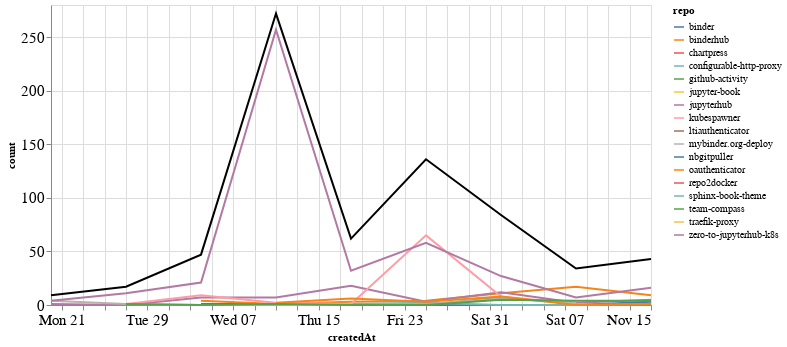

The notebook cell saved with this chart:
### Markdown cell above
## Comments

### Code cell
comments_time = comments.groupby('repo').resample('W', on='createdAt').count()['author'].reset_index()
comments_time = comments_time.rename(columns={'author': 'count'})
comments_time_total = comments_time.groupby('createdAt').agg({"count": "sum"}).reset_index()
ch1 = alt.Chart(comments_time, width=600).mark_line().encode(
    x='createdAt',
    y='count',
    color='repo',
    tooltip="repo"
)

ch2 = alt.Chart(comments_time_total, width=600).mark_line(color="black").encode(
    x='createdAt',
    y='count',
)

ch1 + ch2

### Figure 1 — Vega-Lite specification as saved in the notebook (floating-point values rounded to 4 significant figures)
{"config": {"axisLeft": {"labelFontSize": 15}, "axisBottom": {"labelFontSize": 15}}, "layer": [{"data": {"name": "data-95ab84111cbef7526b08aed633cbdb07"}, "mark": "line", "encoding": {"color": {"type": "nominal", "field": "repo"}, "tooltip": {"type": "nominal", "field": "repo"}, "x": {"type": "temporal", "field": "createdAt"}, "y": {"type": "quantitative", "field": "count"}}, "width": 600}, {"data": {"name": "data-5794b808368cdb704ad4692da526cc43"}, "mark": {"type": "line", "color": "black"}, "encoding": {"x": {"type": "temporal", "field": "createdAt"}, "y": {"type": "quantitative", "field": "count"}}, "width": 600}], "$schema": "https://vega.github.io/schema/vega-lite/v4.8.1.json", "datasets": {"data-95ab84111cbef7526b08aed633cbdb07": [{"repo": "binder", "createdAt": "2020-10-04T00:00:00", "count": 1}, {"repo": "binder", "createdAt": "2020-10-11T00:00:00", "count": 1}, {"repo": "binder", "createdAt": "2020-10-18T00:00:00", "count": 1}, {"repo": "binder", "createdAt": "2020-10-25T00:00:00", "count": 0}, {"repo": "binder", "createdAt": "2020-11-01T00:00:00", "count": 0}, {"repo": "binder", "createdAt": "2020-11-08T00:00:00", "count": 0}, {"repo": "binder", "createdAt": "2020-11-15T00:00:00", "count": 3}, {"repo": "binderhub", "createdAt": "2020-10-04T00:00:00", "count": 4}, {"repo": "binderhub", "createdAt": "2020-10-11T00:00:00", "count": 1}, {"repo": "binderhub", "createdAt": "2020-10-18T00:00:00", "count": 3}, {"repo": "binderhub", "createdAt": "2020-10-25T00:00:00", "count": 4}, {"repo": "binderhub", "createdAt": "2020-11-01T00:00:00", "count": 11}, {"repo": "binderhub", "createdAt": "2020-11-08T00:00:00", "count": 17}, {"repo": "binderhub", "createdAt": "2020-11-15T00:00:00", "count": 9}, {"repo": "chartpress", "createdAt": "2020-11-08T00:00:00", "count": 1}, {"repo": "configurable-http-proxy", "createdAt": "2020-10-18T00:00:00", "count": 1}, {"repo": "configurable-http-proxy", "createdAt": "2020-10-25T00:00:00", "count": 2}, {"repo": "configurable-http-proxy", "createdAt": "2020-11-01T00:00:00", "count": 0}, {"repo": "configurable-http-proxy", "createdAt": "2020-11-08T00:00:00", "count": 0}, {"repo": "configurable-http-proxy", "createdAt": "2020-11-15T00:00:00", "count": 1}, {"repo": "github-activity", "createdAt": "2020-10-11T00:00:00", "count": 1}, {"repo": "github-activity", "createdAt": "2020-10-18T00:00:00", "count": 0}, {"repo": "github-activity", "createdAt": "2020-10-25T00:00:00", "count": 0}, {"repo": "github-activity", "createdAt": "2020-11-01T00:00:00", "count": 7}, {"repo": "jupyter-book", "createdAt": "2020-10-04T00:00:00", "count": 2}, {"repo": "jupyterhub", "createdAt": "2020-09-20T00:00:00", "count": 1}, {"repo": "jupyterhub", "createdAt": "2020-09-27T00:00:00", "count": 0}, {"repo": "jupyterhub", "createdAt": "2020-10-04T00:00:00", "count": 7}, {"repo": "jupyterhub", "createdAt": "2020-10-11T00:00:00", "count": 7}, {"repo": "jupyterhub", "createdAt": "2020-10-18T00:00:00", "count": 18}, {"repo": "jupyterhub", "createdAt": "2020-10-25T00:00:00", "count": 3}, {"repo": "jupyterhub", "createdAt": "2020-11-01T00:00:00", "count": 12}, {"repo": "jupyterhub", "createdAt": "2020-11-08T00:00:00", "count": 2}, {"repo": "jupyterhub", "createdAt": "2020-11-15T00:00:00", "count": 5}, {"repo": "kubespawner", "createdAt": "2020-09-27T00:00:00", "count": 1}, {"repo": "kubespawner", "createdAt": "2020-10-04T00:00:00", "count": 9}, {"repo": "kubespawner", "createdAt": "2020-10-11T00:00:00", "count": 2}, {"repo": "kubespawner", "createdAt": "2020-10-18T00:00:00", "count": 1}, {"repo": "kubespawner", "createdAt": "2020-10-25T00:00:00", "count": 65}, {"repo": "kubespawner", "createdAt": "2020-11-01T00:00:00", "count": 8}, {"repo": "kubespawner", "createdAt": "2020-11-08T00:00:00", "count": 1}, {"repo": "ltiauthenticator", "createdAt": "2020-11-15T00:00:00", "count": 1}, {"repo": "mybinder.org-deploy", "createdAt": "2020-09-20T00:00:00", "count": 4}, {"repo": "mybinder.org-deploy", "createdAt": "2020-09-27T00:00:00", "count": 1}, {"repo": "mybinder.org-deploy", "createdAt": "2020-10-04T00:00:00", "count": 0}, {"repo": "mybinder.org-deploy", "createdAt": "2020-10-11T00:00:00", "count": 0}, {"repo": "mybinder.org-deploy", "createdAt": "2020-10-18T00:00:00", "count": 0}, {"repo": "mybinder.org-deploy", "createdAt": "2020-10-25T00:00:00", "count": 1}, {"repo": "mybinder.org-deploy", "createdAt": "2020-11-01T00:00:00", "count": 6}, {"repo": "mybinder.org-deploy", "createdAt": "2020-11-08T00:00:00", "count": 2}, {"repo": "nbgitpuller", "createdAt": "2020-10-04T00:00:00", "count": 3}, {"repo": "oauthenticator", "createdAt": "2020-10-11T00:00:00", "count": 2}, {"repo": "oauthenticator", "createdAt": "2020-10-18T00:00:00", "count": 6}, {"repo": "oauthenticator", "createdAt": "2020-10-25T00:00:00", "count": 3}, {"repo": "oauthenticator", "createdAt": "2020-11-01T00:00:00", "count": 8}, {"repo": "oauthenticator", "createdAt": "2020-11-08T00:00:00", "count": 0}, {"repo": "oauthenticator", "createdAt": "2020-11-15T00:00:00", "count": 1}, {"repo": "repo2docker", "createdAt": "2020-09-27T00:00:00", "count": 1}, {"repo": "sphinx-book-theme", "createdAt": "2020-09-27T00:00:00", "count": 2}, {"repo": "team-compass", "createdAt": "2020-09-27T00:00:00", "count": 1}, {"repo": "team-compass", "createdAt": "2020-10-04T00:00:00", "count": 0}, {"repo": "team-compass", "createdAt": "2020-10-11T00:00:00", "count": 1}, {"repo": "team-compass", "createdAt": "2020-10-18T00:00:00", "count": 0}, {"repo": "team-compass", "createdAt": "2020-10-25T00:00:00", "count": 0}, {"repo": "team-compass", "createdAt": "2020-11-01T00:00:00", "count": 5}, {"repo": "team-compass", "createdAt": "2020-11-08T00:00:00", "count": 4}, {"repo": "team-compass", "createdAt": "2020-11-15T00:00:00", "count": 4}, {"repo": "traefik-proxy", "createdAt": "2020-11-15T00:00:00", "count": 3}, {"repo": "zero-to-jupyterhub-k8s", "createdAt": "2020-09-20T00:00:00", "count": 4}, {"repo": "zero-to-jupyterhub-k8s", "createdAt": "2020-09-27T00:00:00", "count": 11}, {"repo": "zero-to-jupyterhub-k8s", "createdAt": "2020-10-04T00:00:00", "count": 21}, {"repo": "zero-to-jupyterhub-k8s", "createdAt": "2020-10-11T00:00:00", "count": 257}, {"repo": "zero-to-jupyterhub-k8s", "createdAt": "2020-10-18T00:00:00", "count": 32}, {"repo": "zero-to-jupyterhub-k8s", "createdAt": "2020-10-25T00:00:00", "count": 58}, {"repo": "zero-to-jupyterhub-k8s", "createdAt": "2020-11-01T00:00:00", "count": 27}, {"repo": "zero-to-jupyterhub-k8s", "createdAt": "2020-11-08T00:00:00", "count": 7}, {"repo": "zero-to-jupyterhub-k8s", "createdAt": "2020-11-15T00:00:00", "count": 16}], "data-5794b808368cdb704ad4692da526cc43": [{"createdAt": "2020-09-20T00:00:00", "count": 9}, {"createdAt": "2020-09-27T00:00:00", "count": 17}, {"createdAt": "2020-10-04T00:00:00", "count": 47}, {"createdAt": "2020-10-11T00:00:00", "count": 272}, {"createdAt": "2020-10-18T00:00:00", "count": 62}, {"createdAt": "2020-10-25T00:00:00", "count": 136}, {"createdAt": "2020-11-01T00:00:00", "count": 84}, {"createdAt": "2020-11-08T00:00:00", "count": 34}, {"createdAt": "2020-11-15T00:00:00", "count": 43}]}}
